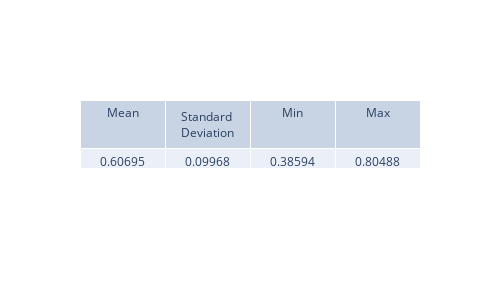

Write notebook code for a chart like this one.
### Code cell
diff_integrals = np.sqrt(psi_sq_diff).mean(axis=0) * (x_max - x_min)
view_metrics(diff_integrals)

plt.figure(figsize=(8,5), dpi=200)
plt.plot(t_values, diff_integrals, '-')
plt.xlabel('Time (ps)')
plt.ylabel('Integral of absolute error of psi^2(x, t)')
plt.title('Integral of sqrt(abs(delta(psi^2)))')
plt.grid(True)
plt.show()

### Figure 1 — Plotly figure (JSON) as saved in the notebook; plotly's stock layout.template omitted (floating-point values rounded to 4 significant figures)
{"data": [{"cells": {"values": [["0.60695"], ["0.09968"], ["0.38594"], ["0.80488"]]}, "header": {"values": ["Mean", "Standard Deviation", "Min", "Max"]}, "type": "table"}], "layout": {"height": 300, "width": 500}}
